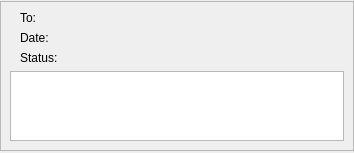
<?xml version="1.0" encoding="UTF-8"?>
<ui version="4.0">
 <class>messageWidget</class>
 <widget class="QWidget" name="messageWidget">
  <property name="geometry">
   <rect>
    <x>0</x>
    <y>0</y>
    <width>354</width>
    <height>143</height>
   </rect>
  </property>
  <property name="windowTitle">
   <string>Form</string>
  </property>
  <property name="styleSheet">
   <string notr="true"/>
  </property>
  <layout class="QGridLayout" name="gridLayout">
   <property name="leftMargin">
    <number>0</number>
   </property>
   <property name="topMargin">
    <number>1</number>
   </property>
   <property name="rightMargin">
    <number>0</number>
   </property>
   <property name="bottomMargin">
    <number>2</number>
   </property>
   <item row="6" column="0">
    <widget class="QFrame" name="frame">
     <property name="frameShape">
      <enum>QFrame::StyledPanel</enum>
     </property>
     <property name="frameShadow">
      <enum>QFrame::Raised</enum>
     </property>
     <layout class="QGridLayout" name="gridLayout_3">
      <item row="0" column="0">
       <layout class="QGridLayout" name="gridLayout_2">
        <item row="0" column="1">
         <widget class="QLabel" name="lb_to">
          <property name="text">
           <string>To:</string>
          </property>
         </widget>
        </item>
        <item row="1" column="1">
         <widget class="QLabel" name="lb_date">
          <property name="text">
           <string>Date:</string>
          </property>
         </widget>
        </item>
        <item row="2" column="1">
         <widget class="QLabel" name="lb_status">
          <property name="text">
           <string>Status:</string>
          </property>
         </widget>
        </item>
        <item row="0" column="0" rowspan="3">
         <spacer name="horizontalSpacer">
          <property name="orientation">
           <enum>Qt::Horizontal</enum>
          </property>
          <property name="sizeType">
           <enum>QSizePolicy::Fixed</enum>
          </property>
          <property name="sizeHint" stdset="0">
           <size>
            <width>10</width>
            <height>20</height>
           </size>
          </property>
         </spacer>
        </item>
       </layout>
      </item>
      <item row="0" column="1">
       <widget class="QPushButton" name="pb_delete">
        <property name="maximumSize">
         <size>
          <width>30</width>
          <height>25</height>
         </size>
        </property>
        <property name="toolTip">
         <string>Delete this message from log</string>
        </property>
        <property name="text">
         <string/>
        </property>
        <property name="icon">
         <iconset resource="resources/resources.qrc">
          <normaloff>:/icons/list-remove-big.png</normaloff>:/icons/list-remove-big.png</iconset>
        </property>
        <property name="iconSize">
         <size>
          <width>22</width>
          <height>22</height>
         </size>
        </property>
        <property name="flat">
         <bool>true</bool>
        </property>
       </widget>
      </item>
      <item row="1" column="0" colspan="2">
       <widget class="QTextEdit" name="messageText">
        <property name="readOnly">
         <bool>true</bool>
        </property>
       </widget>
      </item>
     </layout>
     <zorder>pb_delete</zorder>
     <zorder>messageText</zorder>
    </widget>
   </item>
  </layout>
 </widget>
 <resources>
  <include location="resources/resources.qrc"/>
 </resources>
 <connections/>
</ui>
